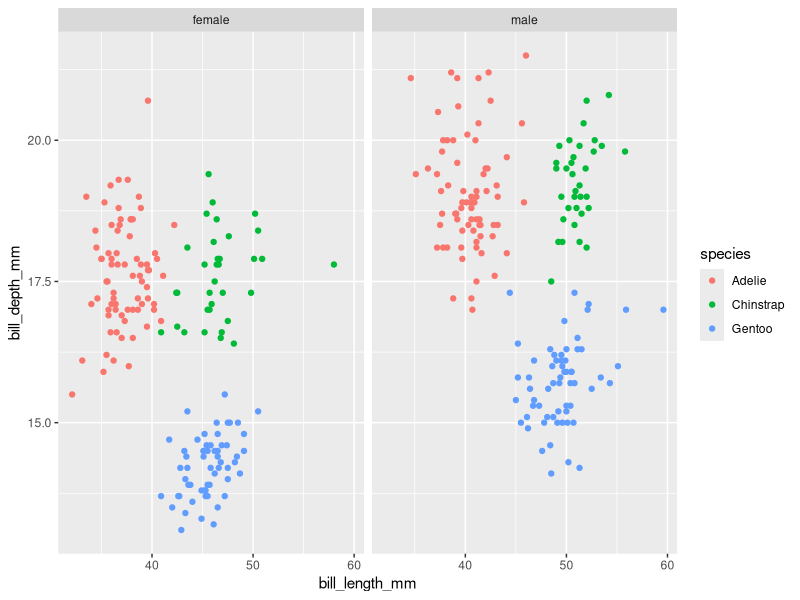

This figure's R source:
## ---- chunk 1

library(tidyverse)
library(palmerpenguins)

## ---- chunk 2

data("penguins")
penguins

## ---- chunk 3

ggplot(data = drop_na(penguins), mapping = aes(x = bill_length_mm, bill_depth_mm, color = species)) + geom_point() + facet_wrap(~sex)

